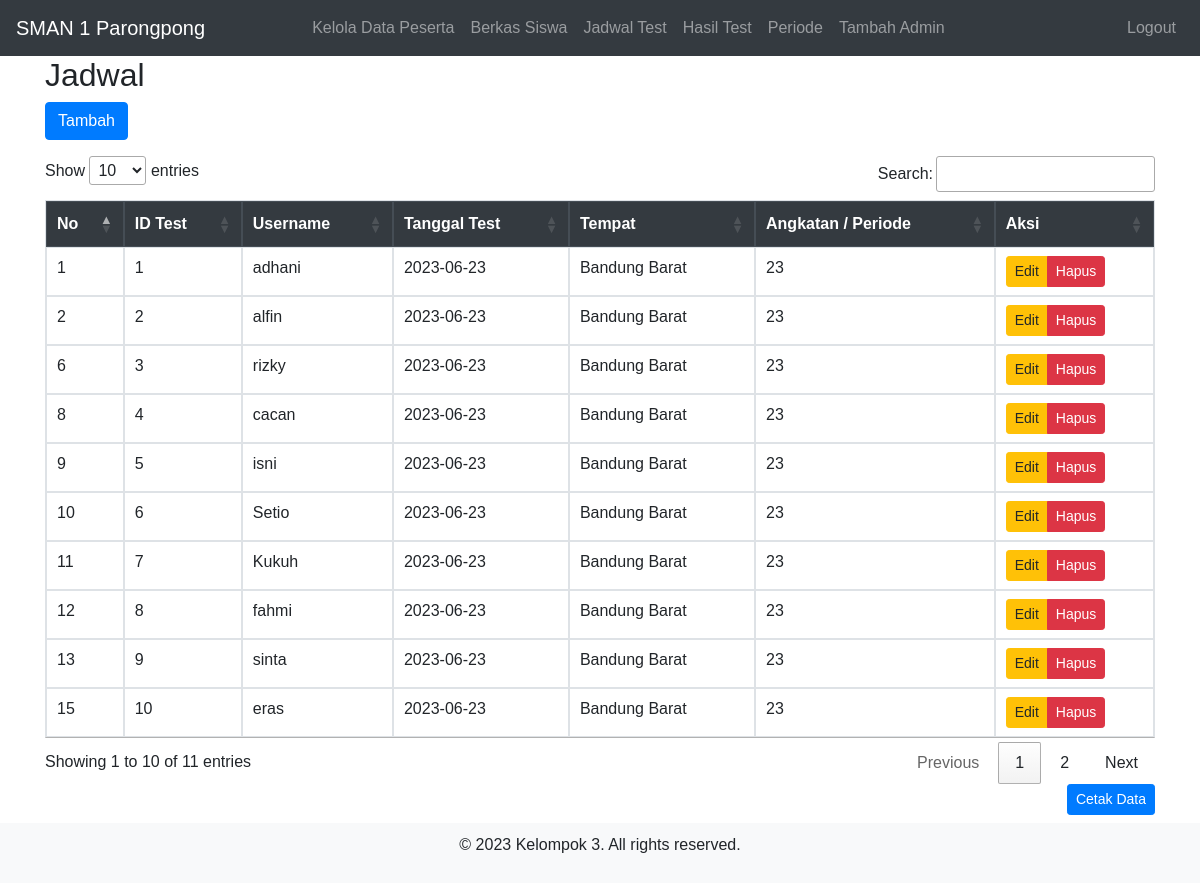
The app's page /jadwal.php (signed in) with its own data.
### tables this page shows
CREATE TABLE `jadwal` (
  `id_jadwal` int(5) NOT NULL,
  `id_test` int(5) NOT NULL,
  `username` varchar(50) NOT NULL,
  `tanggal_test` date NOT NULL,
  `tempat` varchar(50) NOT NULL,
  `angkatan` varchar(20) NOT NULL
);

### jadwal.php (the view, shortened to what this page needs)
<!DOCTYPE html>
<html>
<head>
    <link rel="stylesheet" href="https://stackpath.bootstrapcdn.com/bootstrap/4.5.0/css/bootstrap.min.css">
    <link rel="stylesheet" href="https://maxcdn.bootstrapcdn.com/bootstrap/4.5.2/css/bootstrap.min.css">
    <link rel="stylesheet" href="https://cdn.datatables.net/1.10.20/css/jquery.dataTables.min.css">
</head>
<body>
     <nav class="navbar navbar-expand-md bg-dark navbar-dark ">
        <a class="navbar-brand" href="Dashboard.php">SMAN 1 Parongpong</a>
        <div class="collapse navbar-collapse" id="collapsibleNavbar">
            <ul class="navbar-nav mx-auto">
                <li class="nav-item">
                    <a class="nav-link" href="http://localhost/Prakp3l/kelola_peserta.php">Kelola Data Peserta</a>
                </li>
                <li class="nav-item">
                    <a class="nav-link" href="http://localhost/Prakp3l/berkas_siswa.php">Berkas Siswa</a>
                </li>
                <li class="nav-item">
                    <a class="nav-link" href="http://localhost/Prakp3l/jadwal.php">Jadwal Test</a>
                </li>
                <li class="nav-item">
                    <a class="nav-link" href="http://localhost/Prakp3l/hasil_test.php">Hasil Test</a>
                </li>
                <li class="nav-item">
                    <a class="nav-link" href="periode.php">Periode</a>
                </li>
                <li class="nav-item">
                    <a class="nav-link" href="tambah_admin.php">Tambah Admin</a>
                </li>
            </ul>
            <ul class="navbar-nav ml-auto">
                <li class="nav-item">
                    <a class="nav-link" href="logout.php">Logout</a>
                </li>
            </ul>
        </div>
    </nav>
    <div class="container">
        <table class="table table-bordered" id="myTable">
        <h2 class="display-6">Jadwal</h2>
        <div class="text-left mb-3">
            <a href="form_insert_jadwal.php" class="btn btn-primary">Tambah</a>
            <thead class="thead-dark">
                <tr>
                    <th>No</th>
                    <th>ID Test</th>
                    <th>Username</th>
                    <th>Tanggal Test</th>
                    <th>Tempat</th>
                    <th>Angkatan / Periode</th>
                    <th>Aksi</th>
                </tr>
            </thead>
            <tbody>
            <?php
                include "koneksi.php";
                $peserta = mysqli_query($koneksi,"select * from jadwal");
                ?>
                <?php while($v=mysqli_fetch_array($peserta)):;?>
                    <tr>
                        <td><?php echo $v["id_jadwal"];?></td>
                        <td><?php echo $v["id_test"];?></td>
                        <td><?php echo $v["username"];?></td>
                        <td><?php echo $v["tanggal_test"];?></td>
                        <td><?php echo $v["tempat"];?></td>
                        <td><?php echo $v["angkatan"];?></td>
                        <td>
                            <div class="btn-group">
                                <a href="form_update_jadwal.php?id_jadwal=<?php echo $v["id_jadwal"];?>" class="btn btn-warning btn-sm">Edit</a>
                                <a href="hapus_jadwal.php?id_jadwal=<?php echo $v["id_jadwal"];?>" class="btn btn-danger btn-sm">Hapus</a>
                            </div>
                        </td>
                    </tr>
                <?php endwhile;?>
            </tbody>
        </table>
        <div class="text-right mb-2">
                <a href="export_jadwal.php" class="btn btn-primary btn-sm">Cetak Data</a>
            </div>
    </div>
     <div class="footer">
        <p>&copy; 2023 Kelompok 3. All rights reserved.</p>
    </div>
</body>
</html>

### jadwal.php (style rules this page uses)
body { font-family: Arial, sans-serif; }
.footer { position: bottom; width: 100%; bottom: 0; background-color: #f8f9fa; padding: 10px 0; text-align: center; }

### records on screen
jadwal: id_jadwal "1", id_test "1", username "adhani", tanggal_test "2023-06-23", tempat "Bandung Barat", angkatan "23"
jadwal: id_jadwal "2", id_test "2", username "alfin", tanggal_test "2023-06-23", tempat "Bandung Barat", angkatan "23"
jadwal: id_jadwal "6", id_test "3", username "rizky", tanggal_test "2023-06-23", tempat "Bandung Barat", angkatan "23"
jadwal: id_jadwal "8", id_test "4", username "cacan", tanggal_test "2023-06-23", tempat "Bandung Barat", angkatan "23"
jadwal: id_jadwal "9", id_test "5", username "isni", tanggal_test "2023-06-23", tempat "Bandung Barat", angkatan "23"
jadwal: id_jadwal "10", id_test "6", username "Setio", tanggal_test "2023-06-23", tempat "Bandung Barat", angkatan "23"
jadwal: id_jadwal "11", id_test "7", username "Kukuh", tanggal_test "2023-06-23", tempat "Bandung Barat", angkatan "23"
jadwal: id_jadwal "12", id_test "8", username "fahmi", tanggal_test "2023-06-23", tempat "Bandung Barat", angkatan "23"
jadwal: id_jadwal "13", id_test "9", username "sinta", tanggal_test "2023-06-23", tempat "Bandung Barat", angkatan "23"
jadwal: id_jadwal "15", id_test "10", username "eras", tanggal_test "2023-06-23", tempat "Bandung Barat", angkatan "23"
